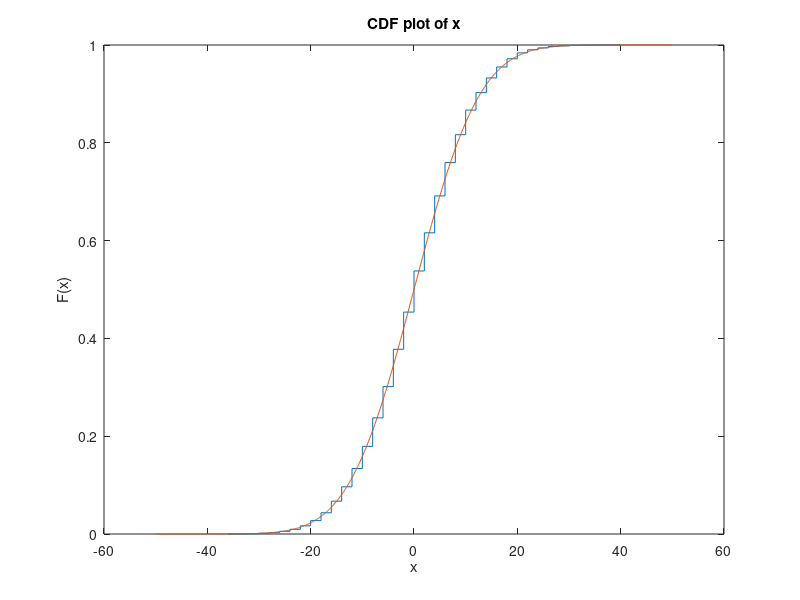

Source code (MATLAB): (Note: this script raises an error after producing the figure.)
S = zeros(10000, 1);
N = 100;

for i = 1:10000
    X = randi([0 1], 1, N);
    X(X == 0) = -1;
    S(i) = sum(X);
end

figure(1)
cdfplot(S);
hold on;
pd = makedist('Normal', 'mu', 0, 'sigma', sqrt(N));
x = -50:.1:50;
p = cdf(pd, x);
plot(x, p);
grid

figure(2)
histogram(S);
grid